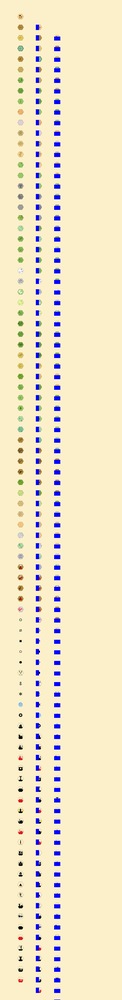
#> input picture backend/tests/artificial_map.png, 122 x 1000 px, shrunk from 1600 x 13094 before the run
$ python extract_assets.py tests/artificial_map.png tests/pruned_skeleton.png
#> lines starting #> are read from the running program, lines starting #| are printed output that depends on the picture; after the words box and inside, x2 and y2 are one past the last pixel; in counts of white or black regions, pixels touching at a corner belong together
import cv2
import numpy as np
import os
import sys
from typing import List, Tuple

class AssetExtractor:
    def __init__(self) -> None:
        pass

    def extract_hexes(self, image_path: str, output_dir: str) -> None:
#> called with image_path = 'tests/artificial_map.png', output_dir = 'tests/pruned_skeleton.png'
        if not os.path.exists(output_dir):
            os.makedirs(output_dir)

        print(f"Reading {image_path}...")
        if not os.path.exists(image_path):
            raise FileNotFoundError(f"Image not found at {image_path}")

        img = cv2.imread(image_path)
#> img is the input picture: shape (1000, 122, 3); mean B, G, R 200.9, 230.4, 241.6
        if img is None:
            raise cv2.error(f"Could not read image at {image_path}")

        gray = cv2.cvtColor(img, cv2.COLOR_BGR2GRAY)
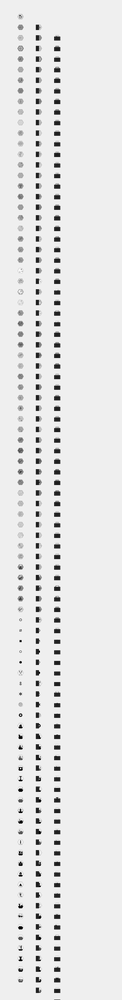
#> gray: shape (1000, 122); min 0, max 252, mean 230.2

        # The legend has black borders around the hexes.
        # Inverse thresholding makes the black borders white.
        _, thresh = cv2.threshold(gray, 100, 255, cv2.THRESH_BINARY_INV)
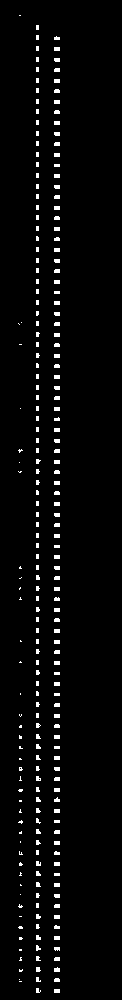
#> thresh: shape (1000, 122); 3.1% white; 225 white regions (133 under 20 px), largest, box (x1, y1, x2, y2) and area: (54, 967, 60, 972) 25, (54, 47, 60, 51) 24, (54, 79, 60, 83) 24

        # Use RETR_TREE to find all contours, but we will filter them
        contours, hierarchy = cv2.findContours(thresh, cv2.RETR_TREE, cv2.CHAIN_APPROX_SIMPLE)
#> contours = 228 contours, all with area under 20

        hex_count: int = 0
        centers: List[Tuple[int, int]] = []

        for contour in contours:
            x, y, w, h = cv2.boundingRect(contour)

            # Filter by size
            if w < 30 or h < 30 or w > 150 or h > 150:
                continue

            aspect_ratio: float = w / float(h)
            if aspect_ratio < 0.7 or aspect_ratio > 1.3:
                continue

            # Filter out contours that aren't roughly hexagonal
            epsilon = 0.02 * cv2.arcLength(contour, True)
            approx = cv2.approxPolyDP(contour, epsilon, True)

            # Hexagons should have roughly 6 vertices (give or take some noise)
            if len(approx) < 5 or len(approx) > 8:
                continue

            center = (x + w//2, y + h//2)
            # Check if we already processed a contour near this center
            is_duplicate = False
            for cx, cy in centers:
                if abs(cx - center[0]) < 10 and abs(cy - center[1]) < 10:
                    is_duplicate = True
                    break

            if is_duplicate:
                continue

            centers.append(center)

            roi = img[y:y+h, x:x+w]

            # Create a mask for the hex
            shifted_contour = contour - [x, y]
            mask = np.zeros((h, w), dtype=np.uint8)
            cv2.drawContours(mask, [shifted_contour], -1, (255), thickness=cv2.FILLED) # type: ignore

            # Apply mask
            b, g, r = cv2.split(roi)
            rgba = cv2.merge((b, g, r, mask))

            output_path = os.path.join(output_dir, f"hex_{hex_count:03d}.png")
            cv2.imwrite(output_path, rgba)
            hex_count += 1
#> this loop made 228 passes
#> (x, y, w, h) on passes 2, 4, 5: (36, 988, 5, 5), (19, 979, 1, 1), (54, 978, 6, 4)
#> after the loop, centers = []; hex_count = 0

        print(f"Extraction complete. Saved {hex_count} hexes to {output_dir}")
#| Extraction complete. Saved 0 hexes to tests/pruned_skeleton.png

if __name__ == "__main__":
    if len(sys.argv) < 3:
        print("Usage: python extract_assets.py <path_to_legend_png> <output_directory>")
        sys.exit(1)

    extractor = AssetExtractor()
    try:
        extractor.extract_hexes(sys.argv[1], sys.argv[2])
    except Exception as e:
        print(f"Extraction failed: {e}")
        sys.exit(1)
